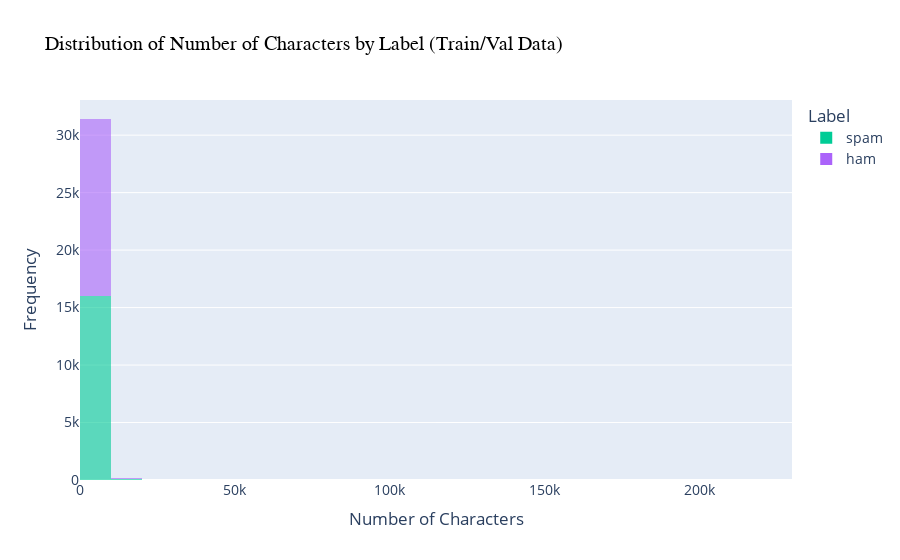

Write notebook code for a chart like this one.
### Code cell
#visualizating distribution of number of characters for each class

fig = px.histogram(
    df_train_val, 
    x='num_characters', 
    color='label_text', 
    nbins=30,  # Number of bins
    opacity=0.6,
    labels={'num_characters': 'Number of Characters'}, 
    title='Distribution of Number of Characters by Label (Train/Val Data)',
    color_discrete_map={0: 'green', 1: 'purple'}  # Map target values to colors
)


#update layout for better readability
fig.update_layout(
    xaxis_title='Number of Characters',
    yaxis_title='Frequency',
    legend_title='Label',
    font=dict(size=14),
    title_font=dict(size=20, family='Times New Roman', color='black'),
)
fig.show()

### Figure 1 — Plotly figure (JSON) as saved in the notebook; plotly's stock layout.template omitted (floating-point values rounded to 4 significant figures; data arrays with more than 128 entries replaced by an {"elided": "..."} marker saying what was removed)
{"data": [{"alignmentgroup": "True", "bingroup": "x", "hovertemplate": "label_text=spam<br>Number of Characters=%{x}<br>count=%{y}<extra></extra>", "legendgroup": "spam", "marker": {"color": "#00cc96", "opacity": 0.6, "pattern": {"shape": ""}}, "name": "spam", "nbinsx": 30, "offsetgroup": "spam", "orientation": "v", "showlegend": true, "type": "histogram", "x": {"elided": "16163 int values"}, "xaxis": "x", "yaxis": "y"}, {"alignmentgroup": "True", "bingroup": "x", "hovertemplate": "label_text=ham<br>Number of Characters=%{x}<br>count=%{y}<extra></extra>", "legendgroup": "ham", "marker": {"color": "#ab63fa", "opacity": 0.6, "pattern": {"shape": ""}}, "name": "ham", "nbinsx": 30, "offsetgroup": "ham", "orientation": "v", "showlegend": true, "type": "histogram", "x": {"elided": "15553 int values"}, "xaxis": "x", "yaxis": "y"}], "layout": {"barmode": "relative", "font": {"size": 14}, "legend": {"title": {"text": "Label"}, "tracegroupgap": 0}, "title": {"font": {"color": "black", "family": "Times New Roman", "size": 20}, "text": "Distribution of Number of Characters by Label (Train/Val Data)"}, "xaxis": {"anchor": "y", "domain": [0, 1], "title": {"text": "Number of Characters"}}, "yaxis": {"anchor": "x", "domain": [0, 1], "title": {"text": "Frequency"}}}}
